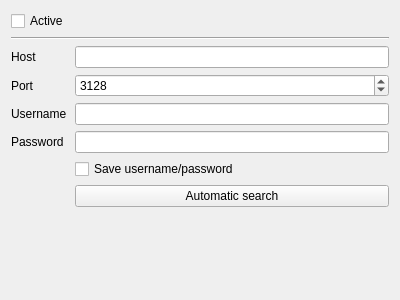
<?xml version="1.0" encoding="UTF-8"?>
<ui version="4.0">
 <class>GUI_ProxyPreferences</class>
 <widget class="QWidget" name="GUI_ProxyPreferences">
  <property name="geometry">
   <rect>
    <x>0</x>
    <y>0</y>
    <width>400</width>
    <height>300</height>
   </rect>
  </property>
  <property name="windowTitle">
   <string/>
  </property>
  <layout class="QGridLayout" name="gridLayout">
   <item row="2" column="1">
    <widget class="QLineEdit" name="le_host"/>
   </item>
   <item row="3" column="0">
    <widget class="QLabel" name="lab_port">
     <property name="text">
      <string>Port</string>
     </property>
    </widget>
   </item>
   <item row="6" column="1">
    <widget class="QCheckBox" name="cb_save_pw">
     <property name="text">
      <string>Save username/password</string>
     </property>
    </widget>
   </item>
   <item row="3" column="1">
    <widget class="QSpinBox" name="sb_port">
     <property name="maximum">
      <number>65536</number>
     </property>
     <property name="value">
      <number>3128</number>
     </property>
    </widget>
   </item>
   <item row="4" column="1">
    <widget class="QLineEdit" name="le_username"/>
   </item>
   <item row="1" column="0" colspan="2">
    <widget class="Line" name="line">
     <property name="orientation">
      <enum>Qt::Horizontal</enum>
     </property>
    </widget>
   </item>
   <item row="0" column="0">
    <widget class="QCheckBox" name="cb_active">
     <property name="text">
      <string>Active</string>
     </property>
    </widget>
   </item>
   <item row="8" column="1">
    <spacer name="verticalSpacer">
     <property name="orientation">
      <enum>Qt::Vertical</enum>
     </property>
     <property name="sizeHint" stdset="0">
      <size>
       <width>20</width>
       <height>40</height>
      </size>
     </property>
    </spacer>
   </item>
   <item row="2" column="0">
    <widget class="QLabel" name="lab_host">
     <property name="text">
      <string>Host</string>
     </property>
    </widget>
   </item>
   <item row="5" column="0">
    <widget class="QLabel" name="lab_password">
     <property name="text">
      <string>Password</string>
     </property>
    </widget>
   </item>
   <item row="5" column="1">
    <widget class="QLineEdit" name="le_password">
     <property name="echoMode">
      <enum>QLineEdit::Password</enum>
     </property>
    </widget>
   </item>
   <item row="4" column="0">
    <widget class="QLabel" name="lab_username">
     <property name="text">
      <string>Username</string>
     </property>
    </widget>
   </item>
   <item row="7" column="1">
    <widget class="QPushButton" name="btn_autosearch">
     <property name="text">
      <string>Automatic search</string>
     </property>
    </widget>
   </item>
  </layout>
 </widget>
 <resources/>
 <connections/>
</ui>
